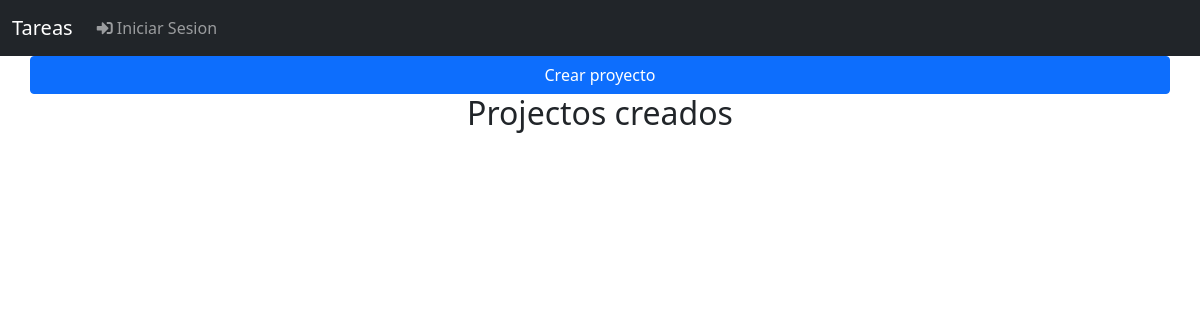
Page /projectos/ on the earlier database version.
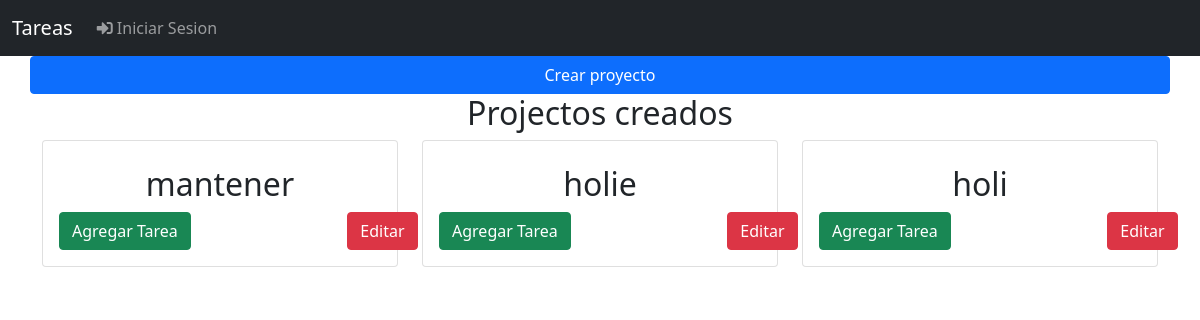
Same page on the later database version.
### projects/models.py (models this page shows, shortened)
class Project(models.Model):
    STATUS_CHOICES = (
        ('approver', 'Aprovado'),
        ('process', 'En Proceso'),
        ('inactive', 'Inactivo'),
    )
    name = models.CharField(max_length=50, unique=True, verbose_name='Nombre')
    developer = models.ManyToManyField(Developer, verbose_name='Desarrollador')
    visibility = models.BooleanField(default=False, verbose_name='Visibilidad')
    status = models.CharField(
        max_length=10, choices=STATUS_CHOICES, verbose_name='Estatus')
    slug = models.SlugField(max_length=50, unique=True)
    created_at = models.DateTimeField(
        auto_now_add=True, verbose_name='Fecha de Creacion')
    update_at = models.DateTimeField(
        auto_now=True, verbose_name='Fecha de Actualizacion')
    class Meta:
        verbose_name = 'Proyecto'
        verbose_name_plural = 'Proyectos'

### projects/views.py (the view)
# urls.py: path('', views.ProjectListView.as_view(), name='project'),
class ProjectListView(ListView):
    template_name = 'projects/project.html'
    queryset = Project.objects.all().order_by('-pk')

### projects/templates/projects/project.html
{% extends 'base.html' %}
{% block content %}
    <div class="row">
        <a href="{% url 'projects:add_project' %}" class="btn btn-primary">Crear proyecto</a>
        <h2 class="text-center">Projectos creados</h2>
        {% include 'projects/snippets/projects.html' %}
    </div>
{% endblock %}

### projects/templates/projects/snippets/projects.html
{% for projects in object_list %}
    <div class="col-sm-12 col-md-4">
        {% include 'projects/snippets/project.html' %}
    </div>
{% endfor %}

### projects/templates/projects/snippets/project.html
<div class="card">
    <div class="card-body">
        <h2 class="card-title text-center mt-2">{{ projects.name }}</h2>
        <div class="row">
            <div class="col-sm-12 col-md-10">
                <a href="{% url 'tasks:add_task' %}" class="btn btn-success">Agregar Tarea</a>
            </div>
            <div class="col-sm-12 col-md-2">
                <a href="{% url 'projects:update_project' projects.slug %}" class="btn btn-danger">Editar</a>
            </div>
        </div>
    </div>
</div>

Differences in the rows shown:
added Project: name "mantener"
added Project: name "holie"
added Project: name "holi"
